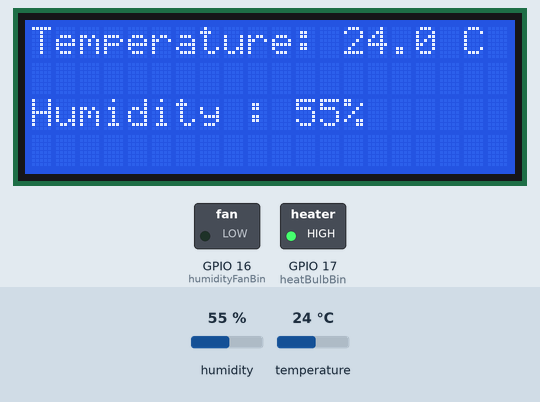
Bench run of a sketch on a simulated ESP32. On the bench: 20×4 character LCD, switched loads named in the sketch (green lamp = pin HIGH). The test bench sets the inputs (shaded band); at power-on: humidity 55 %, temperature 24 °C. WiFi joins after 1.5 s; servers stay silent unless stated; the local clock reads 2024-03-15 10:24:30 at power-on unless the sketch sets it; what the sketch prints to the serial monitor is not drawn.

Above: at 6.2 s.
6.3 s: humidity set to 51 %
At 10.3 s:
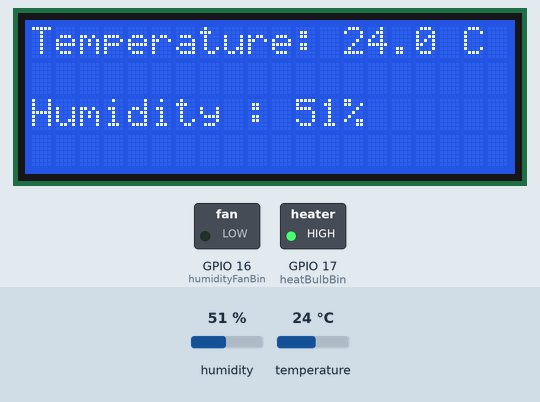
11.2 s: humidity set to 48 %
At 15.1 s:
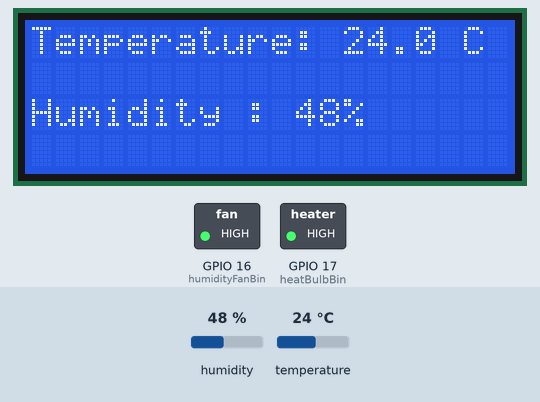
15.4 s: temperature set to 37.9 °C
At 18.8 s:
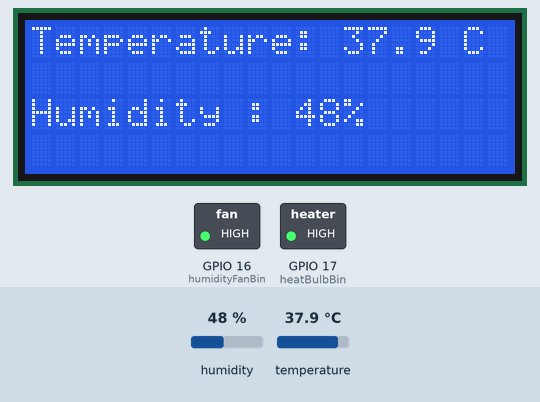
19.6 s: temperature set to 39.4 °C
At 23.5 s:
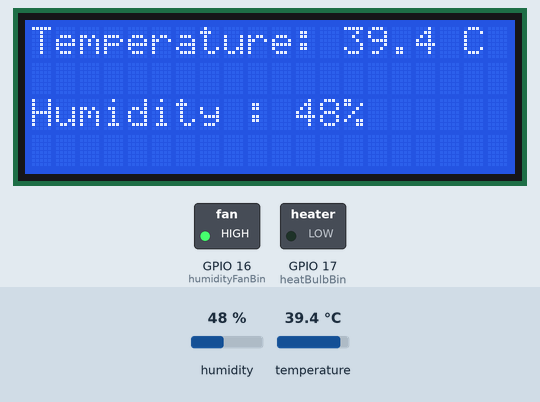
23.8 s: humidity set to 54 %
At 27.4 s:
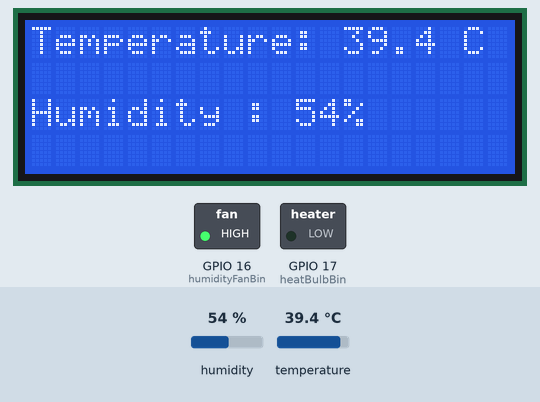
28.0 s: humidity set to 57 %
At 31.1 s:
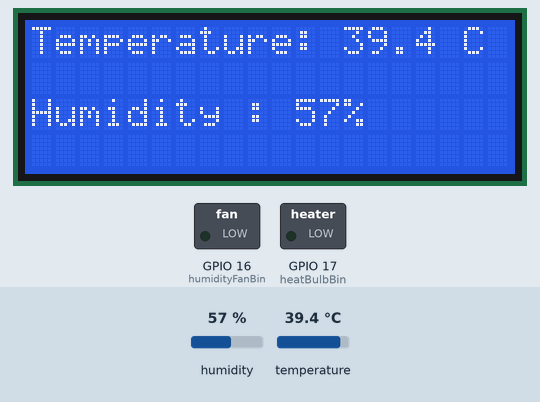
Timing chart, 0 to 32.6 s (numbered marks = the images above; inputs shaded):
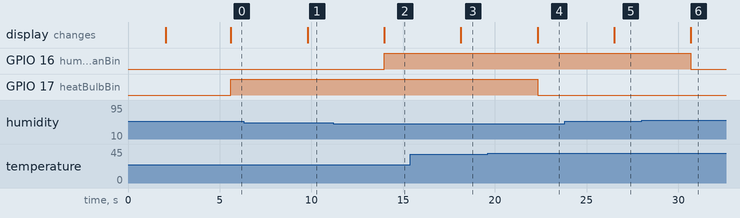

Measured:
- the behaviour switches between 50 and 49 % on humidity (found by bisection; images 1 and 2)
- the behaviour switches between 38.5 and 38.6 °C on temperature (found by bisection; images 3 and 4)
- the behaviour switches between 55 and 56 % on humidity (found by bisection; images 5 and 6)
- after the input at 6.3 s, the display: changes after 3.5 s (image 1)
- after the input at 11.2 s, GPIO 16 (humidityFanBin): LOW → HIGH after 2.8 s; the display: changes after 2.8 s (image 2)
- after the input at 15.4 s, the display: changes after 2.7 s (image 3)
- after the input at 19.6 s, GPIO 17 (heatBulbBin): HIGH → LOW after 2.7 s; the display: changes after 2.7 s (image 4)
- after the input at 23.8 s, the display: changes after 2.7 s (image 5)
- after the input at 28.0 s, GPIO 16 (humidityFanBin): HIGH → LOW after 2.7 s; the display: changes after 2.7 s (image 6)

The sketch:

program.ino
```cpp
#include <DHT.h>
#include <WiFi.h>
#include "time.h"
DHT dht(26,DHT12);

int heatBulbBin = 17;
int humidityFanBin = 16;

#include <LiquidCrystal_I2C.h>
// set the LCD number of columns and rows
int lcdColumns = 20;
int lcdRows = 4;
LiquidCrystal_I2C lcd(0x27, lcdColumns, lcdRows);

const char* ssid     = "";
const char* password = "";

const char* ntpServer = "pool.ntp.org";
const long  gmtOffset_sec = 7200;
const int   daylightOffset_sec = 3600;

int dayNum = 0;
int hatchingPeriodDay = 19;
float minTemp = 37.5;
float maxTemp = 38.5;
int minHumidity = 50;
int maxHumidity = 55;
int minHumidityHatching = 70;
int maxHumidityHatching = 75;

typedef enum {
    my_WL_NO_SHIELD        = 255,   // for compatibility with WiFi Shield library
    my_WL_IDLE_STATUS      = 0,
    my_WL_NO_SSID_AVAIL    = 1,
    my_WL_SCAN_COMPLETED   = 2,
    my_WL_CONNECTED        = 3,
    my_WL_CONNECT_FAILED   = 4,
    my_WL_CONNECTION_LOST  = 5,
    my_WL_DISCONNECTED     = 6
} my_internet_status;


void setup() {
  pinMode(heatBulbBin, OUTPUT);
  pinMode(humidityFanBin, OUTPUT);

  dht.begin();
  delay(2000);
  Serial.begin(115200);

  lcd.init();
  lcd.backlight();

    // Connect to Wi-Fi
  Serial.print("Connecting to ");
  Serial.println(ssid);
  WiFi.begin(ssid, password);
  while (WiFi.status() != WL_CONNECTED) {
    delay(500);
    Serial.print(".");
    Serial.println(WiFi.status());
  }
  Serial.println("");
  Serial.println("WiFi connected.");

   // Init and get the time
  configTime(gmtOffset_sec, daylightOffset_sec, ntpServer);
}

String getDate(){
  struct tm timeinfo;
  if(!getLocalTime(&timeinfo)){
    Serial.println("Failed to obtain time");
    return "Failed to obtain time";
  }
//  Serial.println(&timeinfo, "%A, %B %d %Y %H:%M:%S");


  uint8_t day = timeinfo.tm_mday;
  String dayStr = day < 10 ? "0" + String(day) : String(day);

  uint8_t month = timeinfo.tm_mon + 1;
  String monthStr = month < 10 ? "0" + String(month) : String(month);

  uint16_t year = timeinfo.tm_year + 1900;
  String yearStr = String(year);

  return dayStr + "." + monthStr + "." + yearStr;
}

String getTime() {
  struct tm timeinfo;
  if(!getLocalTime(&timeinfo)){
    Serial.println("Failed to obtain time");
    return "Failed to obtain time";
  }
  String hour_str = String(timeinfo.tm_hour);
  String minute_str = String(timeinfo.tm_min);
  String sec_str = String(timeinfo.tm_sec);
  return hour_str + ":" + minute_str + ":" + sec_str;
}


void loop() {
  String date_str = getDate();
  String time_str = getTime();
  Serial.println(date_str);
  Serial.println(time_str);
  Serial.println(WiFi.status());
  float temp = dht.readTemperature();
  int humidity = dht.readHumidity();
  delay(2000);
  lcd.clear();
  Serial.print("Temperature : ");
  Serial.print(temp);
  Serial.println(" C");
  lcd.setCursor(0, 0);
  lcd.print("Temperature: ");
  lcd.print(temp,1);
  lcd.print(" C");

  Serial.print("Humidity: ");
  Serial.print(humidity);
  Serial.println("%");
  lcd.setCursor(0, 2);
  lcd.print("Humidity : ");
  lcd.print(humidity);
  lcd.print("%");

  if(dayNum < hatchingPeriodDay){
    if(humidity < minHumidity){
      digitalWrite(humidityFanBin, HIGH);
    }else if(humidity > maxHumidity){
      digitalWrite(humidityFanBin, LOW);
    }
  }else{
    if(humidity < minHumidityHatching){
      digitalWrite(humidityFanBin, HIGH);
    }else if(humidity > maxHumidityHatching){
      digitalWrite(humidityFanBin, LOW);
    }
  }


  if(temp < minTemp){
    digitalWrite(heatBulbBin, HIGH);
  }else if(temp > maxTemp){
    digitalWrite(heatBulbBin, LOW);
  }
  delay(50);

}
```
